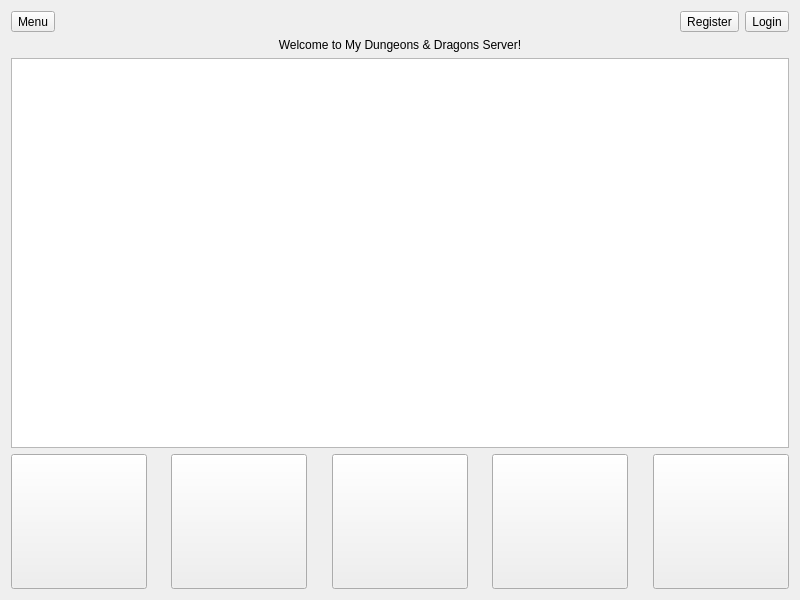
<?xml version="1.0" encoding="UTF-8"?>
<ui version="4.0">
 <class>MyDndServer</class>
 <widget class="QWidget" name="MyDndServer">
  <property name="geometry">
   <rect>
    <x>0</x>
    <y>0</y>
    <width>800</width>
    <height>600</height>
   </rect>
  </property>
  <property name="windowTitle">
   <string>MyDndServer</string>
  </property>
  <layout class="QVBoxLayout" name="verticalLayout">
   <item>
    <layout class="QHBoxLayout" name="horizontalLayout">
     <item>
      <widget class="QToolButton" name="btn_menu">
       <property name="text">
        <string>Menu</string>
       </property>
      </widget>
     </item>
     <item>
      <spacer name="horizontalSpacer">
       <property name="orientation">
        <enum>Qt::Horizontal</enum>
       </property>
       <property name="sizeHint" stdset="0">
        <size>
         <width>40</width>
         <height>20</height>
        </size>
       </property>
      </spacer>
     </item>
     <item>
      <widget class="QToolButton" name="btn_register">
       <property name="text">
        <string>Register</string>
       </property>
      </widget>
     </item>
     <item>
      <widget class="QToolButton" name="btn_login">
       <property name="text">
        <string>Login</string>
       </property>
      </widget>
     </item>
    </layout>
   </item>
   <item>
    <widget class="QLabel" name="label">
     <property name="text">
      <string>Welcome to My Dungeons &amp; Dragons Server!</string>
     </property>
     <property name="alignment">
      <set>Qt::AlignCenter</set>
     </property>
    </widget>
   </item>
   <item>
    <widget class="QGraphicsView" name="graphicsView"/>
   </item>
   <item>
    <layout class="QHBoxLayout" name="horizontalLayout_2">
     <item>
      <widget class="QToolButton" name="btn_character_sheet">
       <property name="text">
        <string/>
       </property>
       <property name="icon">
        <iconset resource="assets.qrc">
         <normaloff>:/assets/789_Lorc_RPG_icons/Icon.3_83.png</normaloff>:/assets/789_Lorc_RPG_icons/Icon.3_83.png</iconset>
       </property>
       <property name="iconSize">
        <size>
         <width>128</width>
         <height>128</height>
        </size>
       </property>
      </widget>
     </item>
     <item>
      <spacer name="horizontalSpacer_2">
       <property name="orientation">
        <enum>Qt::Horizontal</enum>
       </property>
       <property name="sizeHint" stdset="0">
        <size>
         <width>40</width>
         <height>20</height>
        </size>
       </property>
      </spacer>
     </item>
     <item>
      <widget class="QToolButton" name="btn_equipment">
       <property name="text">
        <string/>
       </property>
       <property name="icon">
        <iconset resource="assets.qrc">
         <normaloff>:/assets/789_Lorc_RPG_icons/Icon.6_94.png</normaloff>:/assets/789_Lorc_RPG_icons/Icon.6_94.png</iconset>
       </property>
       <property name="iconSize">
        <size>
         <width>128</width>
         <height>128</height>
        </size>
       </property>
      </widget>
     </item>
     <item>
      <spacer name="horizontalSpacer_3">
       <property name="orientation">
        <enum>Qt::Horizontal</enum>
       </property>
       <property name="sizeHint" stdset="0">
        <size>
         <width>40</width>
         <height>20</height>
        </size>
       </property>
      </spacer>
     </item>
     <item>
      <widget class="QToolButton" name="btn_inventory">
       <property name="text">
        <string/>
       </property>
       <property name="icon">
        <iconset resource="assets.qrc">
         <normaloff>:/assets/789_Lorc_RPG_icons/Icon.6_37.png</normaloff>:/assets/789_Lorc_RPG_icons/Icon.6_37.png</iconset>
       </property>
       <property name="iconSize">
        <size>
         <width>128</width>
         <height>128</height>
        </size>
       </property>
      </widget>
     </item>
     <item>
      <spacer name="horizontalSpacer_4">
       <property name="orientation">
        <enum>Qt::Horizontal</enum>
       </property>
       <property name="sizeHint" stdset="0">
        <size>
         <width>40</width>
         <height>20</height>
        </size>
       </property>
      </spacer>
     </item>
     <item>
      <widget class="QToolButton" name="btn_action">
       <property name="text">
        <string/>
       </property>
       <property name="icon">
        <iconset resource="assets.qrc">
         <normaloff>:/assets/789_Lorc_RPG_icons/Icon.2_43.png</normaloff>:/assets/789_Lorc_RPG_icons/Icon.2_43.png</iconset>
       </property>
       <property name="iconSize">
        <size>
         <width>128</width>
         <height>128</height>
        </size>
       </property>
      </widget>
     </item>
     <item>
      <spacer name="horizontalSpacer_5">
       <property name="orientation">
        <enum>Qt::Horizontal</enum>
       </property>
       <property name="sizeHint" stdset="0">
        <size>
         <width>40</width>
         <height>20</height>
        </size>
       </property>
      </spacer>
     </item>
     <item>
      <widget class="QToolButton" name="btn_journal">
       <property name="text">
        <string/>
       </property>
       <property name="icon">
        <iconset resource="assets.qrc">
         <normaloff>:/assets/789_Lorc_RPG_icons/Icon.5_85.png</normaloff>:/assets/789_Lorc_RPG_icons/Icon.5_85.png</iconset>
       </property>
       <property name="iconSize">
        <size>
         <width>128</width>
         <height>128</height>
        </size>
       </property>
      </widget>
     </item>
    </layout>
   </item>
  </layout>
 </widget>
 <resources>
  <include location="assets.qrc"/>
 </resources>
 <connections/>
</ui>
